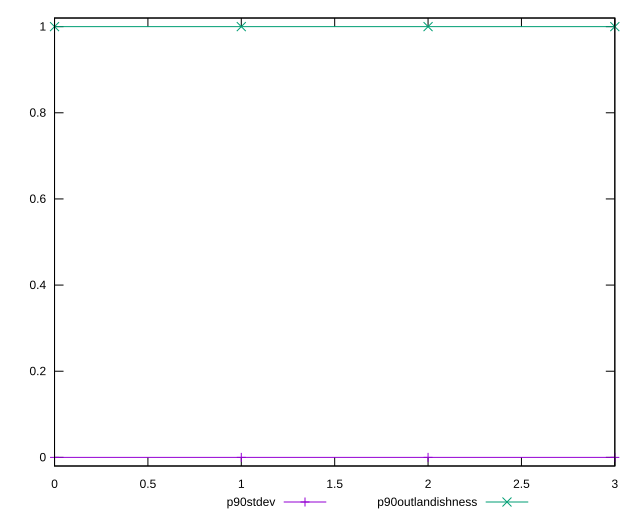

The script that saved this image:
reset

$p90Stdev <<EOF
0 0
1 0
2 0
3 0
EOF

$p90Outlandishness <<EOF
0 1
1 1
2 1
3 1.0000155400759132
EOF

set key outside below
set xrange [0:3]
set yrange [-0.020000310801518265:1.0200158508774315]
set trange [-0.020000310801518265:1.0200158508774315]
set terminal svg size 640, 520 enhanced background rgb 'white'
set output "reports/report_00031_2021-02-24T23-18-18.084Z/dom-size/progression/stddev.svg"

plot $p90Stdev title "p90stdev" with linespoints, \
     $p90Outlandishness title "p90outlandishness" with linespoints

reset
